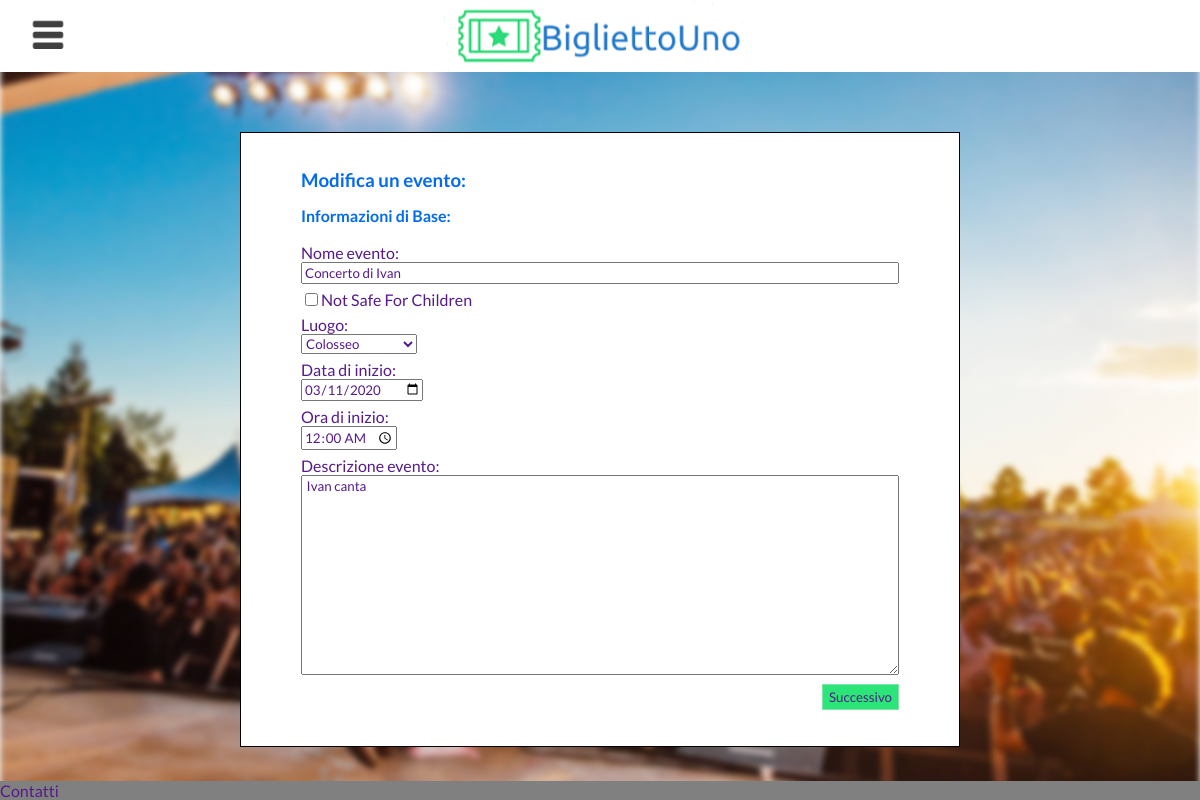
Screenshot of /modify_event.php?codEvento=1 (signed in) with the database file from the repository.
### tables this page shows
create table EVENTO (
     codEvento int not null,
     nomeEvento varchar(60) not null,
     dataEOra DATETIME not null,
     NSFC BIT(1) not null,
     descrizione varchar(150) not null,
     nomeImmagine varchar(30) not null,
     codLuogo int not null,
     emailOrganizzatore varchar(30) not null,
     constraint ID_EVENTO_ID primary key (codEvento));

create table LUOGO (
     codLuogo int not null,
     nome varchar(60) not null,
     indirizzo varchar(50) not null,
     urlMaps varchar(128) not null,
     capienzaMassima int not null,
     constraint ID_LUOGO_ID primary key (codLuogo));

### modify_event.php (called while the page is built, shortened)
<?php
    require_once('bootstrap.php');
    $templateParams["evento"] = $dbh->getEvent($_GET["codEvento"])[0];
    $templateParams["name"] = "modify_event.php";
    $templateParams["title"] = "Modifica evento";
    $templateParams["css"] = array("base.css", "create_event.css");
    $templateParams["js"] = array("https://ajax.googleapis.com/ajax/libs/jquery/3.4.1/jquery.min.js", "js/base.js", "js/create_event.js");
    $templateParams["categories"] = $dbh->getCategories();
    $templateParams["tipoPosti"] = $dbh->getSeatTypes();
    $templateParams["luoghi"] = $dbh->getPlaces();
    $templateParams["biglietti"] = $dbh->getSeatNumByTypeAndCost($_GET["codEvento"]);
    $templateParams["moderatori"] = $dbh->getEventModerators($_GET["codEvento"]);
    require(TEMPLATE_DIR."base.php");
?>

### php/DatabaseHelper.php (called while the page is built, shortened)
<?php
class DatabaseHelper{
    private $db;
    public function __construct($servername, $username, $password, $dbname){
        $this->db = new mysqli($servername, $username, $password, $dbname);
    }
    public function getCategories() {
        $stmt = $this->db->prepare("SELECT codCategoria, nomeCategoria FROM categoria_evento");
        $stmt->execute();
        return $stmt->get_result()->fetch_all(MYSQLI_ASSOC);
    }
    public function getSeatTypes() {
        $stmt = $this->db->prepare("SELECT codTipologia, nomeTipologia FROM tipologia_posto");
        $stmt->execute();
        return $stmt->get_result()->fetch_all(MYSQLI_ASSOC);
    }
    public function getEvent($codEvent) {
        $query = "SELECT *
                  FROM (SELECT E.codEvento, E.nomeEvento, E.dataEOra, E.NSFC, E.descrizione, E.nomeImmagine, E.emailOrganizzatore,
                               L.codLuogo, L.nome AS nomeLuogo, L.indirizzo, L.urlMaps, L.capienzaMassima,
                               COUNT(P.codPrenotazione) as postiOccupati, (COUNT(P.codPrenotazione)/L.capienzaMassima * 100) as percPostiOccupati, COUNT(P.codPosto) AS maxPostiDisponibili
                        FROM evento E, luogo L, posto P
                        WHERE E.codLuogo = L.codLuogo
                        AND p.codEvento = E.codEvento
                        AND E.codEvento = ?
                        GROUP BY E.codEvento, E.nomeEvento, E.dataEOra, E.NSFC, E.descrizione, E.nomeImmagine, E.emailOrganizzatore,
                                 L.codLuogo, L.nome, L.indirizzo, L.urlMaps, L.capienzaMassima
                       ) AS tabEventi,
                       (SELECT EHC.codEvento, GROUP_CONCAT(ce.nomeCategoria SEPARATOR ', ') AS categorie
                        FROM evento_ha_categoria EHC, categoria_evento CE
                        WHERE EHC.codCategoria = ce.codCategoria
                          AND EHC.codEvento = ?
                        GROUP BY EHC.codEvento) AS tabCategorie
                  WHERE tabEventi.codEvento = tabCategorie.codEvento
                  ";
        $stmt = $this->db->prepare($query);
        $stmt->bind_param("ii", $codEvent, $codEvent);
        $stmt->execute();
        return $stmt->get_result()->fetch_all(MYSQLI_ASSOC);
    }
    public function getPlaces() {
        $stmt = $this->db->prepare("SELECT * FROM luogo");
        $stmt->execute();
        return $stmt->get_result()->fetch_all(MYSQLI_ASSOC);
    }
    public function getEventModerators($codEvento) {
        $stmt = $this->db->prepare("SELECT emailModeratore FROM moderazione WHERE codEvento = ".$codEvento);
        $stmt->execute();
        return $stmt->get_result()->fetch_all(MYSQLI_ASSOC);
    }
    public function getSeatNumByTypeAndCost($codEvento) {
        $query = "SELECT posto.codTipologia, nomeTipologia, costo, COUNT(codPosto) AS numTotPosti, SUM(IF(codPrenotazione IS NOT NULL, 1, 0)) AS postiPrenotati
                  FROM posto, tipologia_posto
                  WHERE codEvento = ?
                  AND posto.codTipologia = tipologia_posto.codTipologia
                  GROUP BY codTipologia, costo
                  ";
        $stmt = $this->db->prepare($query);
        $stmt->bind_param("i", $codEvento);
        $stmt->execute();
        return $stmt->get_result()->fetch_all(MYSQLI_ASSOC);
    }
}
$servername = "localhost";
$username = "root";
$password = "";
$dbname = "projTecWeb";
$dbh = new DatabaseHelper($servername, $username, $password, $dbname);
?>

### php/template/modify_event.php (the view, shortened to what this page needs)
<div class="main-content">
    <form id="createForm" action="php/modify_event_process.php" method="post" enctype="multipart/form-data">
        <h3>Modifica un evento: </h3>
        <section class="tab">
            <h4>Informazioni di Base:</h4>
            <label for="nomeEvento">Nome evento: <input id="nomeEvento" name="nomeEvento" type="text" value="<?php echo $templateParams["evento"]["nomeEvento"]?>" placeholder="Nome dell'evento..." required class="required"/></label>
            <label for="NSFC"><input name="NSFC" id="NSFC" type="checkbox" value="1" <?php if ($templateParams["evento"]["NSFC"] == 1) { echo "checked";}?>/>Not Safe For Children</label>
            <label for="luogo">Luogo: <select name="luogo" id="luogo" required class="required">
                <?php foreach ($templateParams["luoghi"] as $luogo): ?>
                    <option value=<?php echo $luogo["codLuogo"];?> <?php if ($templateParams["evento"]["codLuogo"] == $luogo["codLuogo"]) {echo "selected";}?>><?php echo $luogo["nome"]?></option>
                <?php endforeach;?>
            </select></label>
            <label for="data">Data di inizio: <input name="data" id="data" type="date" required class="required" value="<?php echo (new DateTime($templateParams["evento"]["dataEOra"]))->format("Y-m-d")?>"/></label>
            <label for="ora">Ora di inizio: <input name="ora" type="time" required class="required" value="<?php echo (new DateTime($templateParams["evento"]["dataEOra"]))->format("H:i")?>"/></label>
            <label for="descr">Descrizione evento: <textarea name="descr" form="createForm" placeholder="Descrizione dell'evento..."> <?php echo $templateParams["evento"]["descrizione"];?> </textarea></label>
        </section>
        <div style="overflow:auto;">
            <div style="float:right;">
                <label for="nextBtn" class="visuallyhidden">Vai alla precedente sezione della form </label><button type="button" id="nextBtn" onclick="changeTab(1)">Successivo</button>
            </div>
        </div>
    </form>
</div>

### css/base.css (style rules this page uses)
h1, h2, h3, h4, h5, h6 { color: #046aef; }
* { font-family: 'Lato', sans-serif; color: #551A8B; }
button, input[type="button"], input[type="submit"], input[type="reset"] { border: none; outline: none; cursor: pointer; background-color: #2be579; border: thin solid #80e5aa; height: 2em; }
html, body { height: 100%; }
body, header, p, h1, h2, h3, h4, h5, h6, ul { margin: 0; padding: 0; }
body { display: flex; flex-direction: column; overflow-y: auto; font-size: 100%; }
.main-content { background-color: white; border: thin solid black; width: 85%; margin-left: 7.5%; margin-top: 5%; padding: 3% 5%; box-sizing: border-box; }
form input:not([type="submit"]):not([type="date"]):not([type="time"]):not([type="checkbox"]) { width: 100%; box-sizing: border-box; }
form label { margin: 1% auto; }
form label, form label select, form label input:not([type=checkbox]):not([type=radio]) { display: block; }
@media screen and (min-width:650px) { .main-content { width: 70%; margin-left: 15%; } }
@media screen and (min-width:820px) { .main-content { width: 60%; margin-left: 20%; } }

### css/create_event.css (style rules this page uses)
textarea { width: 100%; height: 15em; box-sizing: border-box; }
h3 { margin-bottom: 2.5%; }
h4 { margin-bottom: 3%; }
.tab { display: none; }

### rows the page displays
evento: nomeEvento "Concerto di Ivan", luogo "Colosseo", data "03/11/2020", ora "00:00", descr "Ivan canta"
